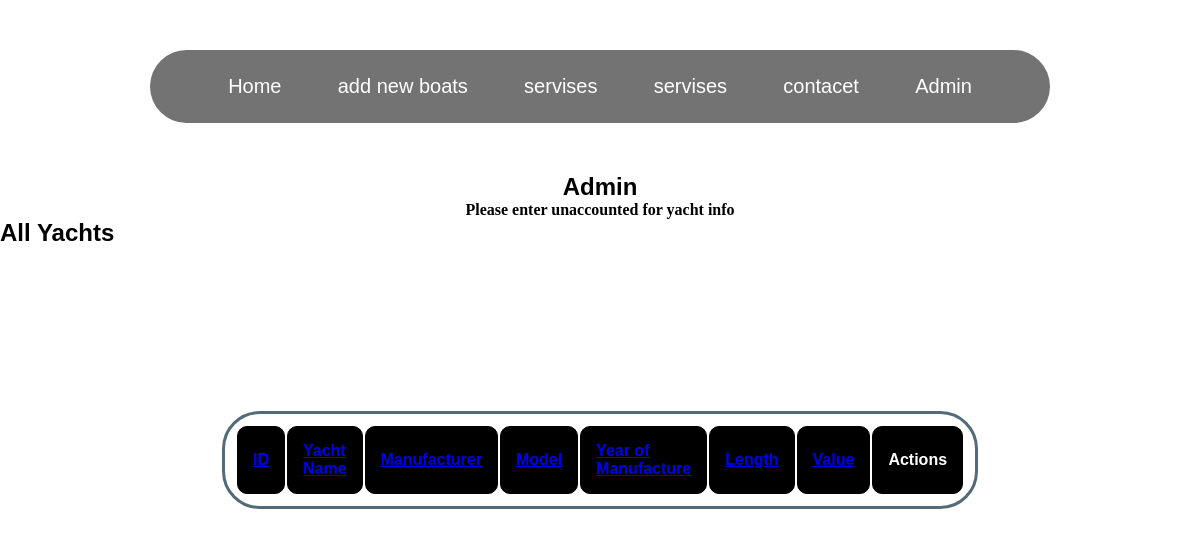
Before: /admin?sort_by=id&sort_dir=asc with the older database file.
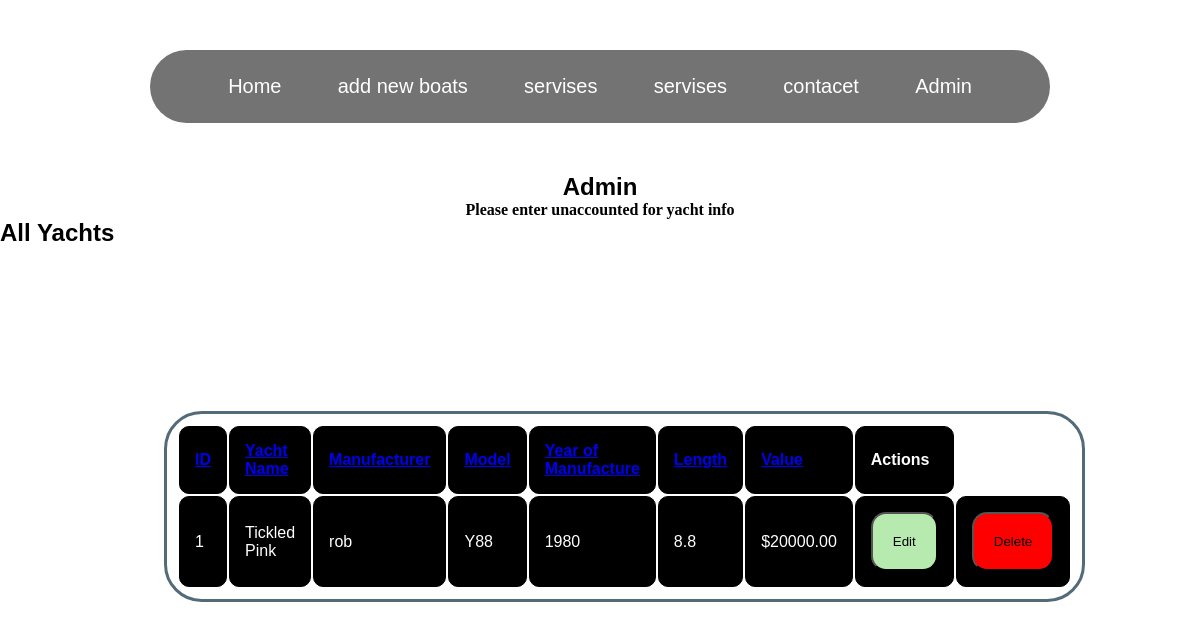
After: the same page with the newer database file.
### tables this page shows
CREATE TABLE yachts (
    id INTEGER PRIMARY KEY AUTOINCREMENT,
    yatch_name TEXT NOT NULL,
    manufacturer TEXT NOT NULL,
    model TEXT NOT NULL,
    year_manufacture INTEGER,
    length FLOAT,
    price FLOAT
);

### app.py (the view)
@app.route('/admin')
def admin():
    sort_by = request.args.get('sort_by', 'yatch_name')  # Default column
    sort_dir = request.args.get('sort_dir', 'asc')  # Default direction
    valid_columns = ['yatch_name', 'manufacturer', 'model', 'year_manufacture', 'length', 'price', 'id']
    if sort_by not in valid_columns:
        sort_by = 'yatch_name'
    if sort_dir not in ['asc', 'desc']:
        sort_dir = 'asc'
    conn = get_db_connection()
    if sort_by == 'id':
        sql = f"SELECT * FROM yachts ORDER BY CAST({sort_by} AS INTEGER) {sort_dir};"
    else:
        sql = f"SELECT * FROM yachts ORDER BY {sort_by} {sort_dir};"
    yachts = conn.execute(sql).fetchall()
    conn.close()
    return render_template('view_yatchs.html', yachts=yachts, sort_by=sort_by, sort_dir=sort_dir)

### app.py (called while the page is built)
def get_db_connection():
    conn = sqlite3.connect('Yatchs.db')
    conn.row_factory = sqlite3.Row
    return conn

### templates/view_yatchs.html (shortened to what this page needs)
{% extends 'home.html' %}
{% block header %}
<head>
</head>
<body>
    <h2 class="homeHeader">Admin</h2>
    <h4 class="homeDetails">Please enter unaccounted for yacht info</h4>
{% endblock %}
{% block content %}
<h2>All Yachts</h2>
<div style="margin: 12%;">
    <table>
        <thead>
            <tr>
                <th><a href="{{ url_for('admin', sort_by='id', sort_dir='desc' if sort_by == 'id' and sort_dir == 'asc' else 'asc') }}">ID</a></th>
                <th><a href="{{ url_for('admin', sort_by='yatch_name', sort_dir='desc' if sort_by == 'yatch_name' and sort_dir == 'asc' else 'asc') }}">Yacht Name</a></th>
                <th><a href="{{ url_for('admin', sort_by='manufacturer', sort_dir='desc' if sort_by == 'manufacturer' and sort_dir == 'asc' else 'asc') }}">Manufacturer</a></th>
                <th><a href="{{ url_for('admin', sort_by='model', sort_dir='desc' if sort_by == 'model' and sort_dir == 'asc' else 'asc') }}">Model</a></th>
                <th><a href="{{ url_for('admin', sort_by='year_manufacture', sort_dir='desc' if sort_by == 'year_manufacture' and sort_dir == 'asc' else 'asc') }}">Year of Manufacture</a></th>
                <th><a href="{{ url_for('admin', sort_by='length', sort_dir='desc' if sort_by == 'length' and sort_dir == 'asc' else 'asc') }}">Length</a></th>
                <th><a href="{{ url_for('admin', sort_by='price', sort_dir='desc' if sort_by == 'price' and sort_dir == 'asc' else 'asc') }}">Value</a></th>
                <th>Actions</th>
            </tr>
        </thead>
        <tbody>
            {% for yachts in yachts %}
            <tr>
                <td>{{ yachts.id }}</td>
                <td>{{ yachts.yatch_name }}</td>
                <td>{{ yachts.manufacturer }}</td>
                <td>{{ yachts.model }}</td>
                <td>{{ yachts.year_manufacture }}</td>
                <td>{{ yachts.length }}</td>
                <td>${{ yachts.price }}0</td>
                <td>
                    <form action="{{ url_for('edit_user', id=yachts.id) }}" method="post">
                        <button type="submit">Edit</button>
                    </form>
                </td>
                <td>
                    <form action="{{ url_for('delete_yatchs', id=yachts.id) }}" method="post">
                        <button id="delete" type="submit">Delete</button>
                    </form>
                </td>
            </tr>
            {% endfor %}
        </tbody>
    </table>
</div>
{% endblock %}

### templates/home.html (shortened to what this page needs)
<!DOCTYPE html>
<html>
<head>
    <link rel="stylesheet" href="{{ url_for('static', filename='style.css') }}">
</head>
<body>
    <header>
        <nav class="navbar">
            <a href="{{url_for('index')}}">Home</a>
            <a href="{{url_for('New_Yatch')}}">add new boats</a>
            <a href="#">servises</a>
            <a href="#"> servises</a>
            <a href="#">contacet</a>
            <a href="{{url_for('admin')}}">Admin</a>
        </nav>
    </header>
{% block header %}{% endblock %}
{% block content %}{% endblock %}
</body>
</html>

### static/style.css (style rules this page uses)
th, td { border-bottom: 1px solid #ddd; padding: 15px; text-align: left; }
div { border-radius: 5px; padding: 20px; }
body { background-color: #ffffff; }
button { padding: 20px; content: center; background-color: #B7EAAF; border-radius: 15px; }
* { margin: 0px; padding: 0px; box-sizing: border-box; font-family: sans-serif; }
header { width: 75%; margin: 50px auto; background-color: #737373; padding: 15px 50px; border-radius: 50px; }
.navbar { display: flex; justify-content: space-around; }
.navbar a { font-size: 20px; color: #ffffff; text-decoration: none; padding: 10px 25px; border-radius: 25px; transition: 0.5s; }
table { margin: auto; width: 75%; border: 3px solid #536B78; border-radius: 10mm; color: #ffffff; font-family: ; padding: 10px; background-color: #ffffff; }
table th, td { border: 1px solid black; border-radius: 10px; background-color: black; }
.homeHeader { text-align: center; }
.homeDetails { text-align: center; font-family: Georgia, 'Times New Roman', Times, serif; }
#delete { background-color: rgb(255, 0, 0); }

Changed rows visible on the page:
added yachts: id "1", yatch_name "Tickled Pink", manufacturer "rob", model "Y88", year_manufacture "1980", length "8.8", price "20000.0"
